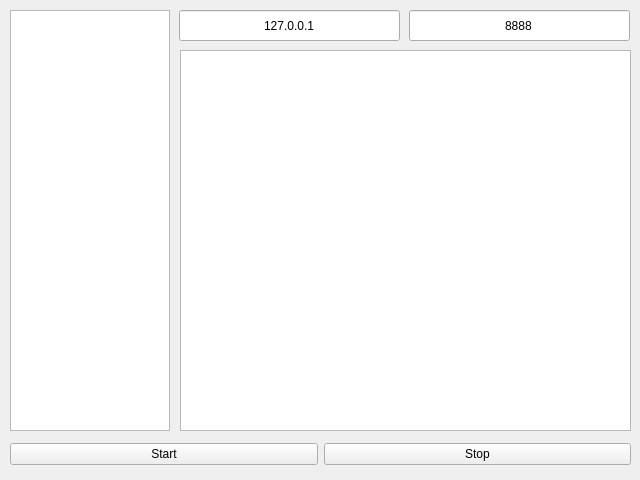
<?xml version="1.0" encoding="UTF-8"?>
<ui version="4.0">
 <class>Server</class>
 <widget class="QMainWindow" name="Server">
  <property name="geometry">
   <rect>
    <x>0</x>
    <y>0</y>
    <width>640</width>
    <height>480</height>
   </rect>
  </property>
  <property name="windowTitle">
   <string>MainWindow</string>
  </property>
  <property name="windowIcon">
   <iconset>
    <normaloff>../../imgs/logo.png</normaloff>../../imgs/logo.png</iconset>
  </property>
  <widget class="QWidget" name="centralwidget">
   <widget class="QWidget" name="verticalLayoutWidget">
    <property name="geometry">
     <rect>
      <x>10</x>
      <y>10</y>
      <width>160</width>
      <height>421</height>
     </rect>
    </property>
    <layout class="QVBoxLayout" name="verticalLayout">
     <item>
      <widget class="QListView" name="listFriend"/>
     </item>
    </layout>
   </widget>
   <widget class="QWidget" name="verticalLayoutWidget_2">
    <property name="geometry">
     <rect>
      <x>180</x>
      <y>50</y>
      <width>451</width>
      <height>381</height>
     </rect>
    </property>
    <layout class="QVBoxLayout" name="verticalLayout_2">
     <item>
      <widget class="QTextBrowser" name="txtMessage"/>
     </item>
    </layout>
   </widget>
   <widget class="QWidget" name="horizontalLayoutWidget_2">
    <property name="geometry">
     <rect>
      <x>10</x>
      <y>439</y>
      <width>621</width>
      <height>31</height>
     </rect>
    </property>
    <layout class="QHBoxLayout" name="horizontalLayout_2">
     <item>
      <widget class="QPushButton" name="btnStartServer">
       <property name="text">
        <string>Start</string>
       </property>
      </widget>
     </item>
     <item>
      <widget class="QPushButton" name="btnStopServer">
       <property name="text">
        <string>Stop</string>
       </property>
      </widget>
     </item>
    </layout>
   </widget>
   <widget class="QFrame" name="frame">
    <property name="geometry">
     <rect>
      <x>179</x>
      <y>10</y>
      <width>451</width>
      <height>31</height>
     </rect>
    </property>
    <property name="frameShape">
     <enum>QFrame::NoFrame</enum>
    </property>
    <property name="frameShadow">
     <enum>QFrame::Raised</enum>
    </property>
    <widget class="QLineEdit" name="edtHost">
     <property name="geometry">
      <rect>
       <x>0</x>
       <y>0</y>
       <width>221</width>
       <height>31</height>
      </rect>
     </property>
     <property name="text">
      <string>127.0.0.1</string>
     </property>
     <property name="alignment">
      <set>Qt::AlignCenter</set>
     </property>
    </widget>
    <widget class="QLineEdit" name="edtPort">
     <property name="geometry">
      <rect>
       <x>230</x>
       <y>0</y>
       <width>221</width>
       <height>31</height>
      </rect>
     </property>
     <property name="text">
      <string>8888</string>
     </property>
     <property name="alignment">
      <set>Qt::AlignCenter</set>
     </property>
    </widget>
   </widget>
  </widget>
 </widget>
 <resources/>
 <connections/>
</ui>
